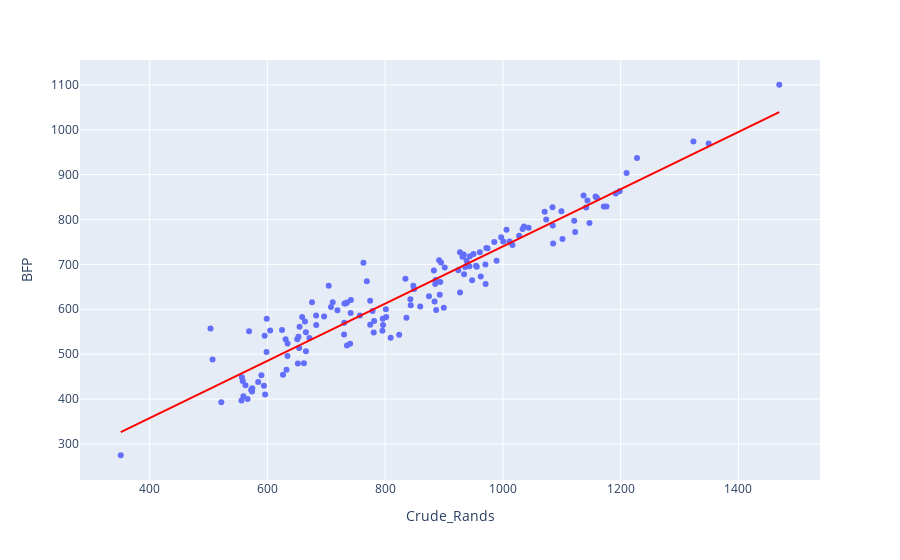

The notebook cell this image was saved under:
### Markdown cell above
1. BFP

### Code cell
import plotly.express as px

#Show a graph of the result
fig = px.scatter(dataset, x='Crude_Rands', y='BFP', trendline='ols', trendline_color_override='red')
fig.show()

### Figure 1 — Plotly figure (JSON) as saved in the notebook; plotly's stock layout.template omitted (floating-point values rounded to 4 significant figures; data arrays with more than 128 entries replaced by an {"elided": "..."} marker saying what was removed)
{"data": [{"hovertemplate": "Crude_Rands=%{x}<br>BFP=%{y}<extra></extra>", "legendgroup": "", "marker": {"color": "#636efa", "symbol": "circle"}, "mode": "markers", "name": "", "orientation": "v", "showlegend": false, "type": "scatter", "x": {"elided": "147 float values"}, "xaxis": "x", "y": {"elided": "147 float values"}, "yaxis": "y"}, {"hovertemplate": "<b>OLS trendline</b><br>BFP = 0.637867 * Crude_Rands + 102.272<br>R<sup>2</sup>=0.907839<br><br>Crude_Rands=%{x}<br>BFP=%{y} <b>(trend)</b><extra></extra>", "legendgroup": "", "line": {"color": "red"}, "marker": {"color": "#636efa", "symbol": "circle"}, "mode": "lines", "name": "", "showlegend": false, "type": "scatter", "x": {"elided": "147 float values"}, "xaxis": "x", "y": {"elided": "147 float values"}, "yaxis": "y"}], "layout": {"legend": {"tracegroupgap": 0}, "margin": {"t": 60}, "xaxis": {"anchor": "y", "domain": [0, 1], "title": {"text": "Crude_Rands"}}, "yaxis": {"anchor": "x", "domain": [0, 1], "title": {"text": "BFP"}}}}
